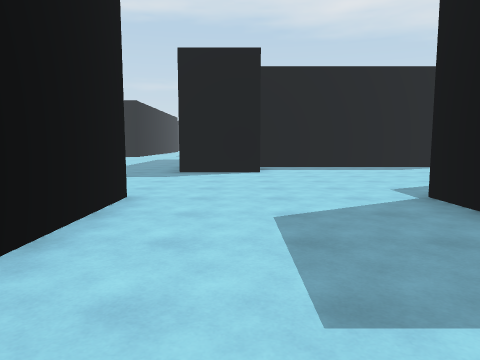
view 1 (above)

24 first-person views from a walk through a scene from a Unity 3-D project. The camera is 1.4 m above the floor, tilts 6° down and sees 70° across. The floor is counted in squares, 2 m on a side. Each view is taken from the middle of a square. On the plan, view 1 faces up. The plan holds only what a view shows up to about 11 squares ahead; the rest is blank. The place goes on beyond the plan. The player is left out.

view 2
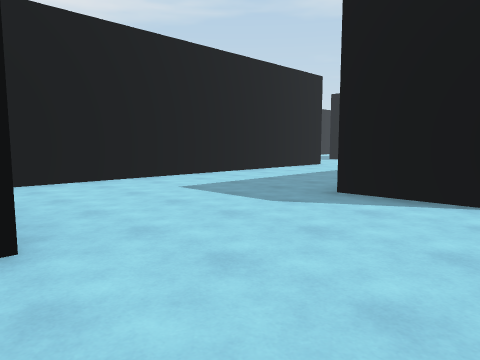

view 3
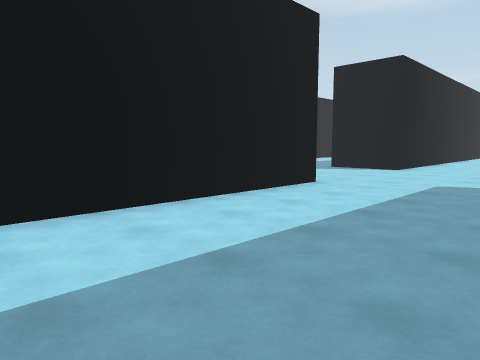

view 4
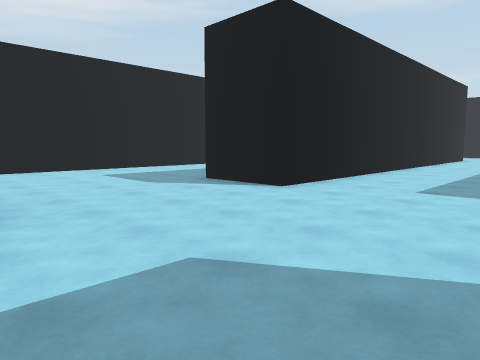

view 5
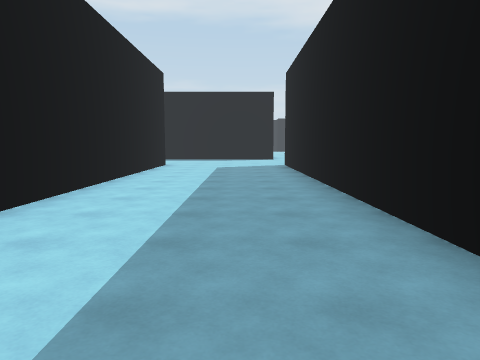

view 6
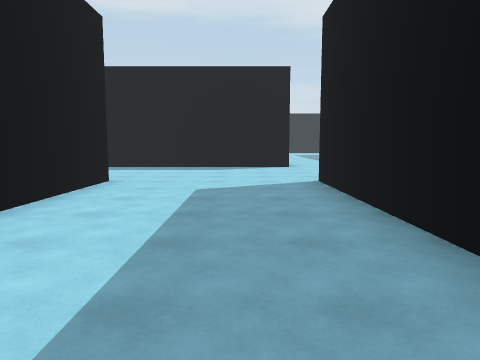

view 7
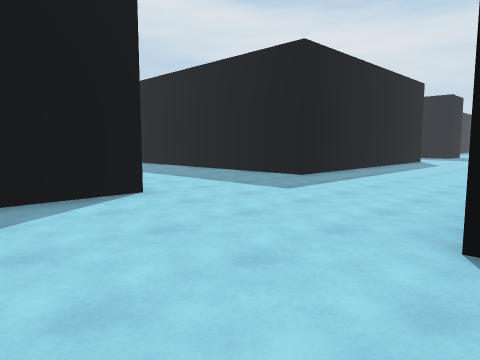

view 8
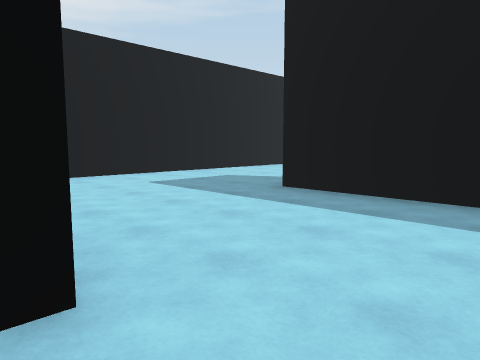

view 9
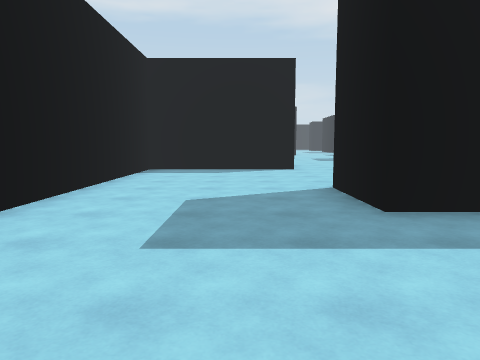

view 10
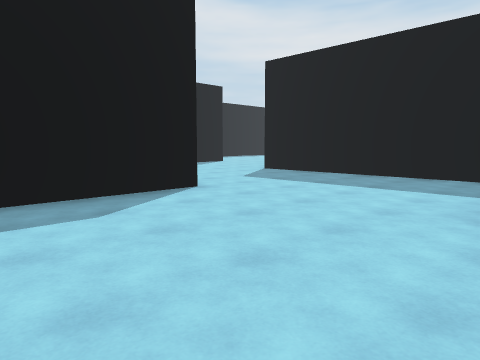

view 11
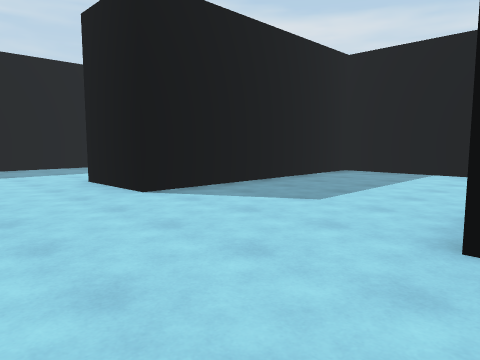

view 12
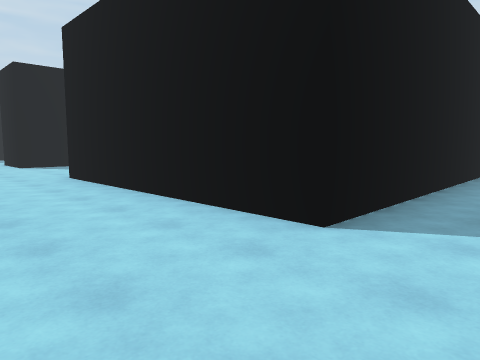

view 13
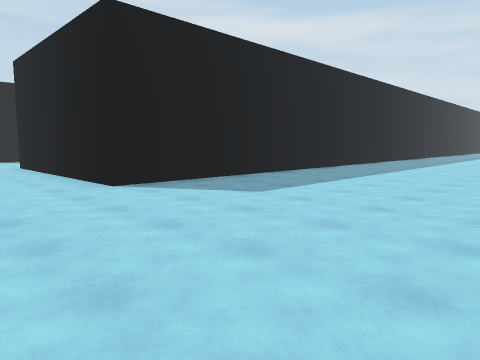

view 14
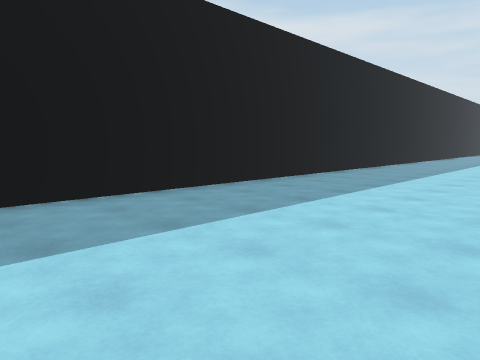

view 15
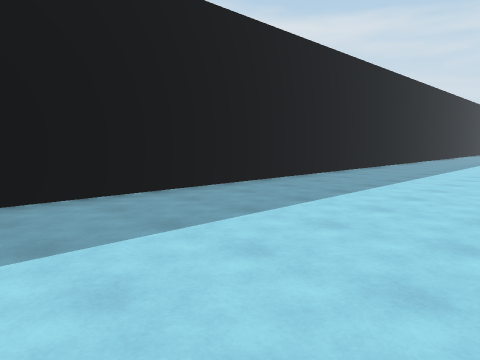

view 16
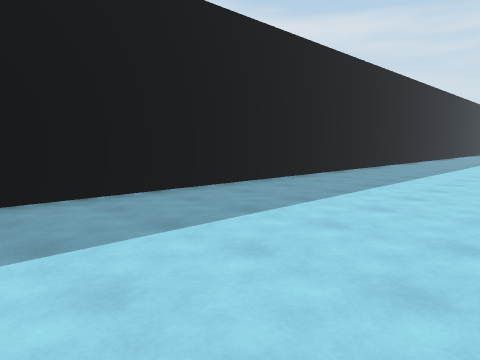

view 17
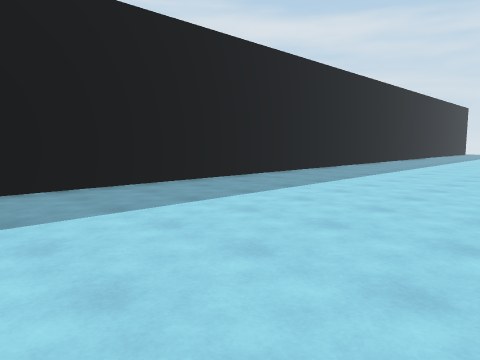

view 18
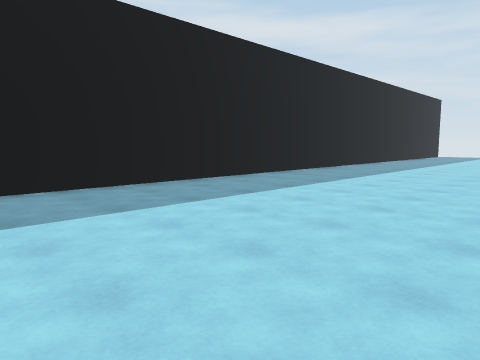

view 19
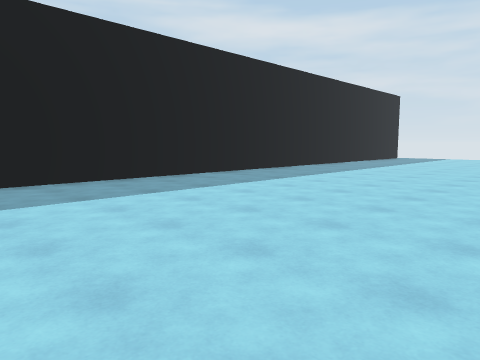

view 20
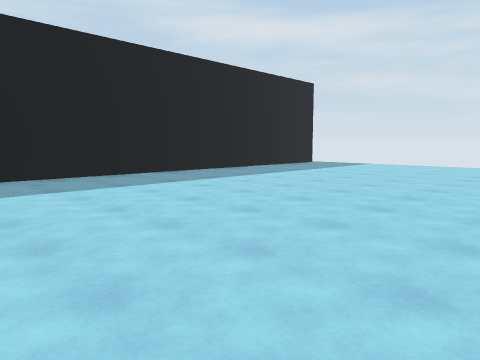

view 21
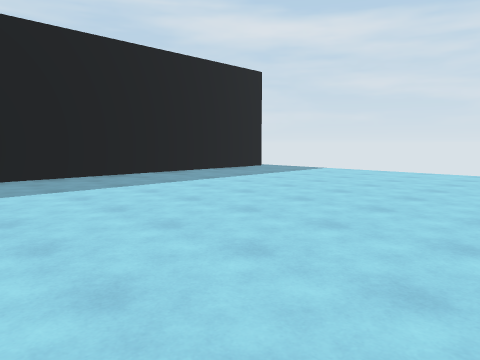

view 22
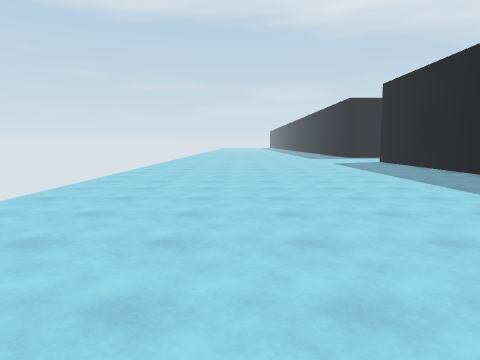

view 23
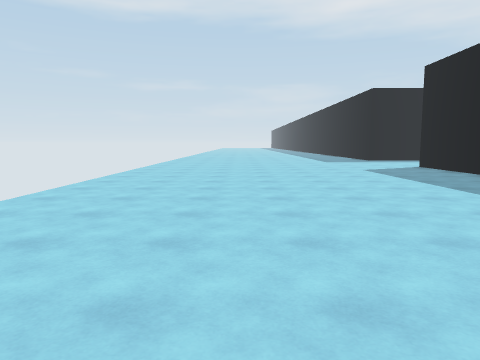

view 24
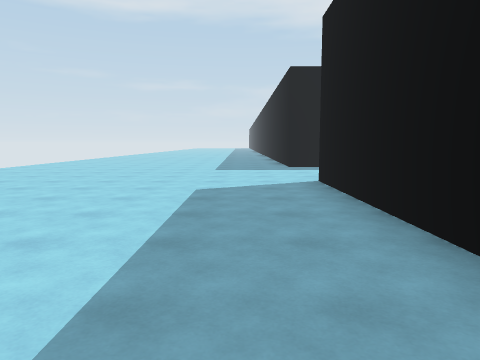

### Floor plan
Points are (right, up) in squares from view 1. A wall is a line through its corners. A room is listed if a view was taken in it or the views show most of it. See-through windows are left out.
Room 1 (views 1, 2, 3, 4, 5, 6, 7, 8, 9, 10, 11, 12, 13, 14, 15, 16, 17, 18, 19, 20, 21, 22, 23, 24)
walls: (-11.5, 20.2) (-11.5, 15.6); (-1.5, 21) (-1.5, 30.5); (-5.5, 14.6) (-5.5, 5.2); (-5.5, 30.6) (-5.5, 18.5) (-7.5, 18.5); (-1.4, 34.5) (-7.5, 34.5) (-7.5, 36.5); (0.6, 8.5) (-1.5, 8.5); (-6.4, 36.5) (-3.5, 36.5) (-3.5, 42.5) (-1.5, 42.5); (5.9, 10.5) (0.6, 10.5); (-1.5, 4.6) (-1.5, 2); (-7.4, 40.5) (-11.5, 40.5) (-11.5, 32.5); (7.2, 34.5) (2.5, 34.5) (2.5, 39.1); (2.5, 3.5) (2.5, 4.5); (2.5, 40.9) (2.5, 43.2); (-13.5, -3.2) (-13.5, 42.5) (-7.5, 42.5)

Positions as (right, up) in squares from view 1, and headings:
1: (0, 0), facing up
2: (1, 4), facing up-left
3: (-2, 9), facing up-left
4: (-2, 14), facing up-left
5: (-3, 19), facing up
6: (-3, 24), facing up
7: (-4, 30), facing up-right
8: (-4, 30), facing up-left
9: (-9, 31), facing up
10: (-11, 36), facing up-right
11: (-8, 45), facing down-right
12: (-15, 45), facing down-right
13: (-19, 45), facing down-right
14: (-18, 39), facing down-right
15: (-18, 33), facing down-right
16: (-18, 26), facing down-right
17: (-19, 23), facing down-right
18: (-19, 17), facing down-right
19: (-20, 14), facing down-right
20: (-21, 8), facing down-right
21: (-21, 5), facing down-right
22: (-19, 29), facing up
23: (-19, 32), facing up
24: (-15, 36), facing up
